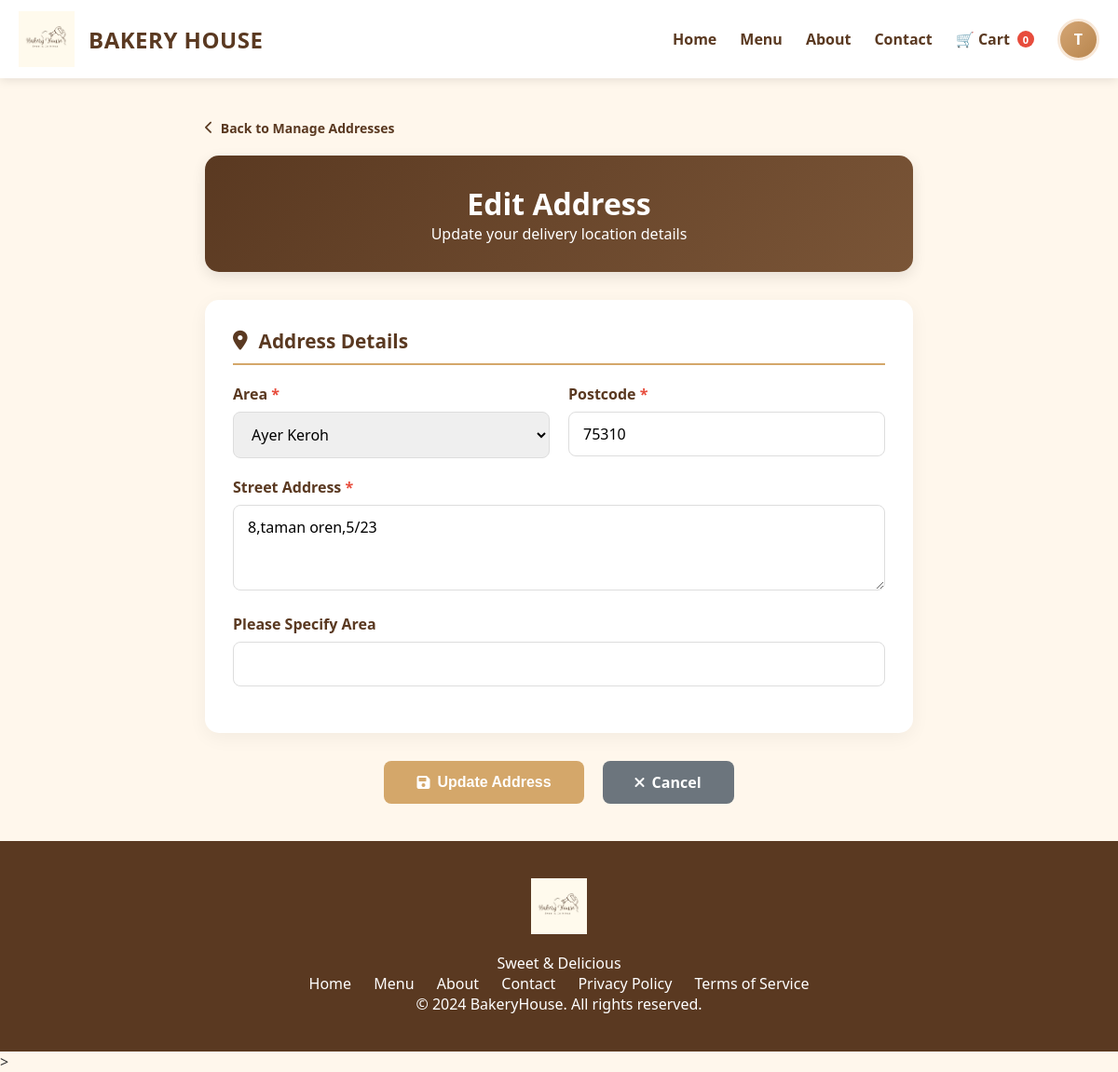
Screenshot of /edit.address.php?id=9 (signed in) with the database file from the repository.
### tables this page shows
CREATE TABLE `user_addresses` (
  `id` int(11) NOT NULL,
  `user_id` int(11) NOT NULL,
  `address_text` text NOT NULL,
  `is_default` tinyint(1) DEFAULT 0,
  `updated_at` timestamp NOT NULL DEFAULT current_timestamp() ON UPDATE current_timestamp()
);

### edit.address.php (the view, shortened to what this page needs)
<?php
require_once 'config.php';
$userId = $_SESSION['user_id'];
$addressId = $_GET['id'] ?? null;
try {
    $query = "SELECT * FROM user_addresses WHERE id = ? AND user_id = ?";
    $stmt = $pdo->prepare($query);
    $stmt->execute([$addressId, $userId]);
    $addressData = $stmt->fetch(PDO::FETCH_ASSOC);
    $address_area = $address_postcode = $address_line = $other_area = '';
    if (!empty($addressData['address_text']) && strpos($addressData['address_text'], '|') !== false) {
        $parts = explode('|', $addressData['address_text']);
        if (count($parts) >= 3) {
            $address_area = $parts[0];
            $address_postcode = $parts[1];
            $address_line = $parts[2];
            $other_area = isset($parts[3]) ? $parts[3] : '';
        }
    }
} catch (PDOException $e) {
    die("Error: " . $e->getMessage());
}
?>
<!DOCTYPE html>
<html lang="en">
<head>
    <link rel="stylesheet" href="edit.address.css">
    <link rel="stylesheet" href="https://cdnjs.cloudflare.com/ajax/libs/font-awesome/6.0.0/css/all.min.css">
</head>
<body>
    <?php include 'header.php'; ?>
    <main class="profile-page">
        <div class="profile-container">
            <div class="back-navigation">
                <a href="manageaddress.php" class="back-link">
                    <i class="fas fa-chevron-left"></i> Back to Manage Addresses
                </a>
            </div>
            <div class="profile-header">
                <h1>Edit Address</h1>
                <p>Update your delivery location details</p>
            </div>
            <form action="edit.address.php?id=<?php echo $addressId; ?>" method="POST" class="edit-form" id="addressForm">
                <div class="info-card">
                    <h2><i class="fas fa-map-marker-alt"></i> Address Details</h2>
                    <div class="form-row">
                        <div class="form-group-half required-field">
                            <label class="form-label">Area</label>
                            <select id="address_area" name="address_area" class="form-input" required onchange="toggleOtherArea()">
                                <option value="Ayer Keroh" <?php echo $address_area === 'Ayer Keroh' ? 'selected' : ''; ?>>Ayer Keroh</option>
                            </select>
                        </div>
                        <div class="form-group-half required-field">
                            <label class="form-label">Postcode</label>
                            <input type="text" name="address_postcode" class="form-input" value="<?php echo htmlspecialchars($address_postcode); ?>" required>
                        </div>
                    </div>
                    <div class="form-group required-field">
                        <label class="form-label">Street Address</label>
                        <textarea name="address_line" class="form-textarea" required rows="3"><?php echo htmlspecialchars($address_line); ?></textarea>
                    </div>
                    <div class="form-group" id="other_area_group" style="display: <?php echo $address_area === 'other' ? 'block' : ''; ?>;">
                        <label class="form-label">Please Specify Area</label>
                        <input type="text" name="other_area" class="form-input" value="<?php echo htmlspecialchars($other_area); ?>">
                    </div>
                </div>
                <div class="action-buttons">
                    <button type="submit" class="btn btn-primary" id="saveButton">
                        <i class="fas fa-save"></i> Update Address
                    </button>
                    <a href="manageaddress.php" class="btn btn-secondary">
                        <i class="fas fa-times"></i> Cancel
                    </a>
                </div>
            </form>
        </div>
    </main>
    <footer>
        <div class="container">
            <div class="footer-content">
                <div class="footer-logo">
                    <img src="Bakery House Logo.png" alt="BakeryHouse">
                </div>
                <p>Sweet & Delicious</p>
                <div class="footer-links">
                    <a href="mainpage.php">Home</a>
                    <a href="menu.php">Menu</a>
                    <a href="about_us.php">About</a>
                    <a href="contact_us.php">Contact</a>
                    <a href="privacypolicy.php">Privacy Policy</a>
                    <a href="termservice.php">Terms of Service</a>
                </div>
                <p>&copy; 2024 BakeryHouse. All rights reserved.</p>
            </div>
        </div>
    </footer>>
</body>
</html>

### edit.address.css (style rules this page uses)
:root { --bakery-brown: #5a3921; --bakery-gold: #d4a76a; --bakery-bg: #fff7ec; --white: #ffffff; }
* { margin: 0; padding: 0; box-sizing: border-box; }
body { background-color: var(--bakery-bg); color: #333333; font-family: 'Segoe UI', sans-serif; padding-top: 85px; }
.profile-container { max-width: 800px; margin: 40px auto; padding: 0 20px; }
.back-navigation { margin-bottom: 20px; }
.back-link { display: inline-flex; align-items: center; gap: 8px; color: var(--bakery-brown); font-weight: 600; font-size: 14px; text-decoration: none; transition: 0.3s; }
.profile-header { background: linear-gradient(135deg, var(--bakery-brown) 0%, #7a5537 100%); border-radius: 15px; padding: 30px; color: var(--white); text-align: center; margin-bottom: 30px; box-shadow: 0 5px 15px rgba(0, 0, 0, 0.1); }
.info-card { background: var(--white); border-radius: 15px; padding: 30px; margin-bottom: 25px; box-shadow: 0 5px 20px rgba(0, 0, 0, 0.05); }
.info-card h2 { display: flex; align-items: center; gap: 12px; color: var(--bakery-brown); font-size: 1.3rem; padding-bottom: 10px; margin-bottom: 20px; border-bottom: 2px solid var(--bakery-gold); }
.form-row { display: flex; gap: 20px; margin-bottom: 20px; }
.form-group { margin-bottom: 20px; }
.form-group-half { flex: 1; }
.form-label { display: block; margin-bottom: 8px; color: var(--bakery-brown); font-weight: 600; }
.required-field .form-label::after { content: " *"; color: #e74c3c; }
.form-input, .form-textarea { width: 100%; padding: 12px 15px; border: 1.5px solid #dddddd; border-radius: 8px; font-size: 1rem; font-family: inherit; transition: 0.3s; }
.form-textarea { resize: vertical; }
.action-buttons { display: flex; justify-content: center; gap: 20px; margin-top: 30px; }
.btn { display: inline-flex; align-items: center; gap: 8px; padding: 12px 35px; border: none; border-radius: 8px; font-size: 1rem; font-weight: bold; text-decoration: none; cursor: pointer; transition: 0.3s; }
.btn-primary { background: var(--bakery-gold); color: var(--white); }
.btn-secondary { background: #6c757d; color: var(--white); }
footer { padding: 40px 0; background-color: #5a3921; color: white; text-align: center; }
.footer-logo img { height: 60px; margin-bottom: 15px; }
.footer-links a { margin: 0 10px; color: white; text-decoration: none; transition: color 0.3s; }

### rows the page displays
user_addresses: address_area "Ayer Keroh", address_postcode "75310", address_line "8,taman oren,5/23"

### other values shown
substr($userName, 0, 1) "T"
